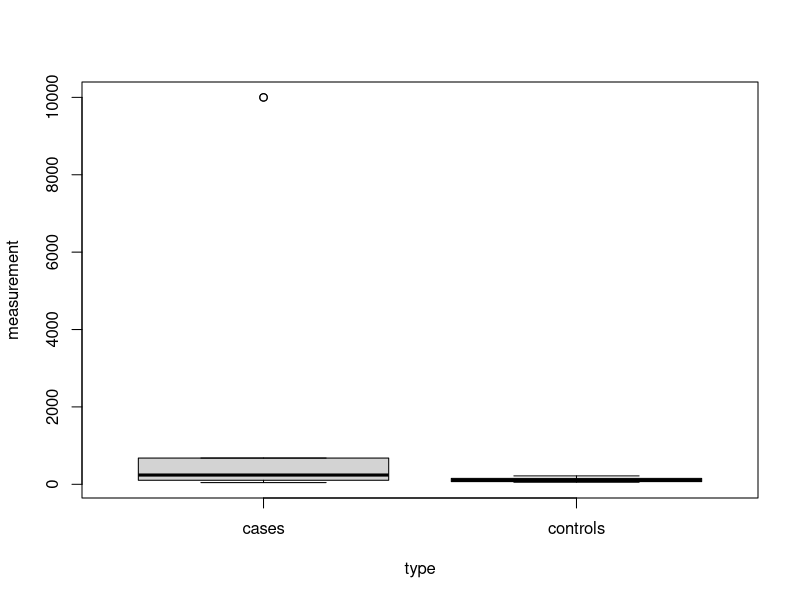
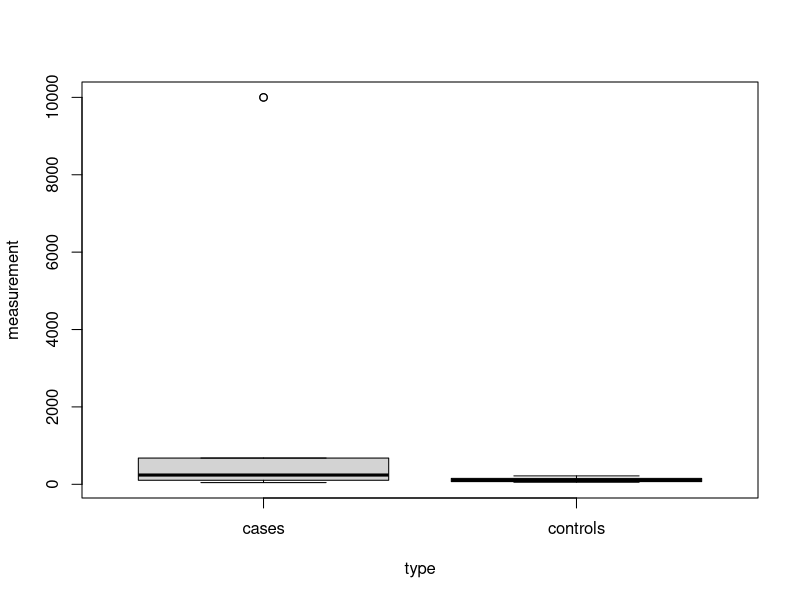
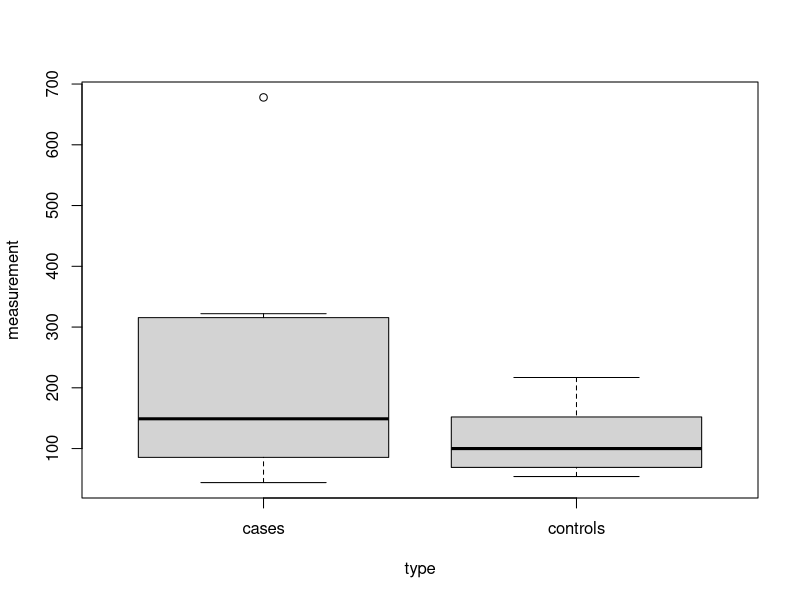
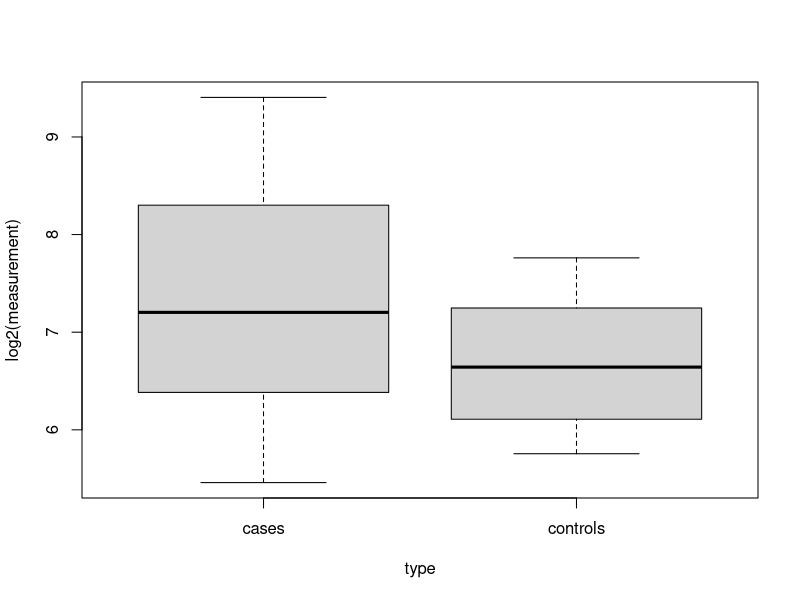

Generate these figures, in order, with R:
## ---- chunk 1
3 + 5
## ---- chunk 2
x1 <- 100
x1
## ---- chunk 3
x2 <- 1:7
x2
## ---- chunk 4
xSkip <- seq(1, 7, by = 2)
xSkip
## ---- chunk 5
xSkip[2:3]
## ---- chunk 6
xvec <- c(2, 9, 1, 8, 2)
xvec

yvec <- c("a", "b", "c", "d", "e")
yvec
## ---- chunk 7
c("a", "b", 3, 4, "e")
## ---- chunk 8
fvec <- factor(c("apple", "grape", "apple", "apple"),
               levels = c("grape", "apple"))
fvec
## ---- chunk 9
levels(fvec)
## ---- chunk 10
as.character(fvec)
## ---- chunk 11
df <- data.frame(someLetters = yvec,
                 someNumbers = xvec)
df
## ---- chunk 12
df$someLetters
df[, "someLetters"]
df[, 1]
## ---- chunk 13
df <- data.frame(someLetters = yvec,
                 someNumbers = xvec,
                 stringsAsFactors = FALSE)
df$someLetters
## ---- chunk 14
ls()
## ---- chunk 15
## use read.csv() to read data and store as 'dat'
dat <- read.csv("../data/example-data.csv")
## ---- chunk 16
## call the object to print out the content
dat
## ---- chunk 17
## use head() to see top rows of table
head(dat)

## use dim() to check dimensions of table
dim(dat)
## ---- chunk 18
## use $ to pull out the 'type' column
dat$type

## use table() to tabulate the 'type' column
table(dat$type)
## ---- chunk 19
## use summary() to summarize the 'measurement' column
summary(dat$measurement)
## ---- chunk 20
## use boxplot() to create a boxplot
boxplot(measurement ~ type, data = dat)
## ---- chunk 21
## use boxplot() and points() to create a boxplot
boxplot(measurement ~ type, data = dat)
points(measurement ~ type, data = dat)
## ---- chunk 22
## remove outliers using [, ] to subset rows
dat <- dat[dat$measurement < 9999, ]
## ---- chunk 23
## use boxplot() and points() to create a boxplot
boxplot(measurement ~ type, data = dat)
points(measurement ~ type, data = dat)
## ---- chunk 24
## use log2 to transform the 'measurement' column and replot
boxplot(log2(measurement) ~ type, data = dat)
points(log2(measurement) ~ type, data = dat)
## ---- chunk 25
## use $ and <- to replace the `measurement` column
dat$measurement <- log2(dat$measurement)
dat
## ---- chunk 26
## use t.test to perform a two sample t-test
t.test(measurement ~ type, data = dat)
